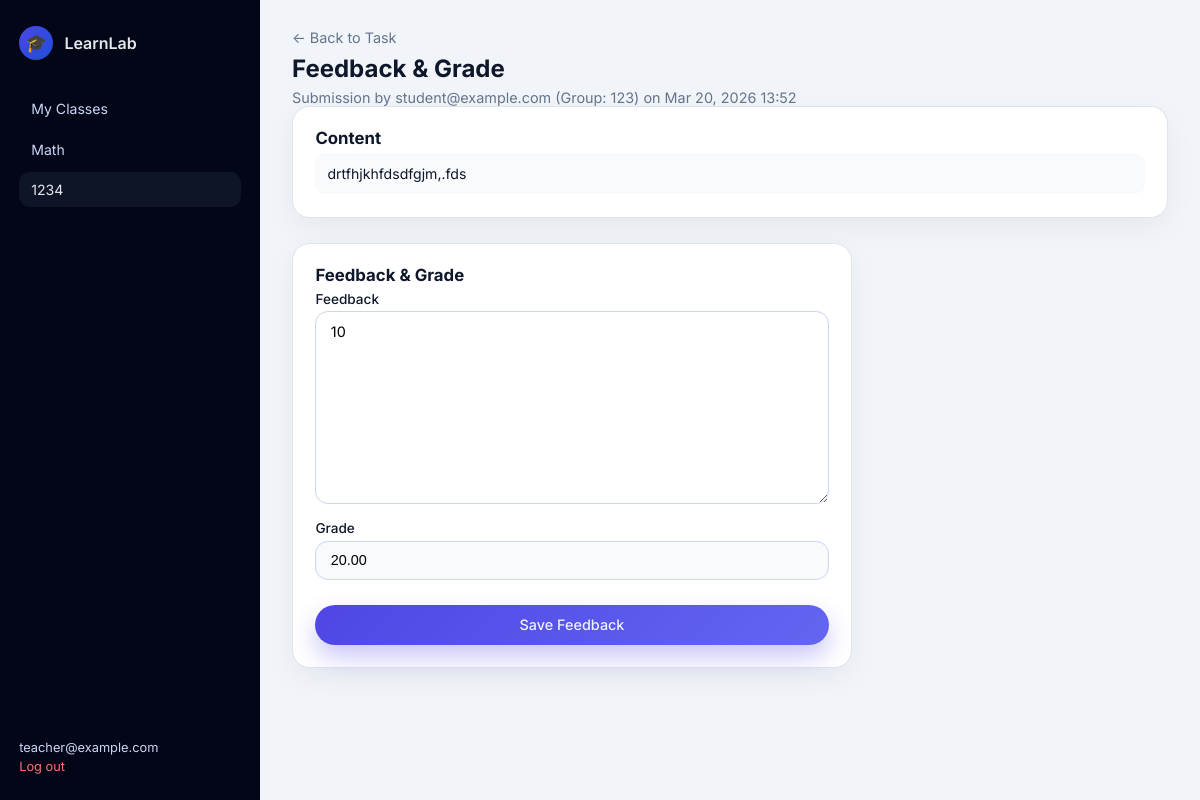
/teacher/submissions/2/grade/ (signed in), run on the app's committed database.
### core/models.py (models this page shows, shortened)
class TaskSubmission(models.Model):
    task = models.ForeignKey(Task, on_delete=models.CASCADE, related_name="submissions")
    submitted_by = models.ForeignKey(
        settings.AUTH_USER_MODEL,
        on_delete=models.CASCADE,
        related_name="submissions",
    )
    group = models.ForeignKey(
        TaskGroup,
        on_delete=models.CASCADE,
        null=True,
        blank=True,
        related_name="submissions",
    )
    content = models.TextField(blank=True)
    link = models.URLField(blank=True)
    skills_gained = models.TextField(blank=True, help_text="Optional skills the student learned.")
    file = models.FileField(upload_to="submissions/%Y/%m/", blank=True, null=True)
    submitted_at = models.DateTimeField(auto_now_add=True)
    feedback = models.TextField(blank=True)
    grade = models.DecimalField(max_digits=5, decimal_places=2, null=True, blank=True)
    graded_at = models.DateTimeField(null=True, blank=True)
    graded_by = models.ForeignKey(
        settings.AUTH_USER_MODEL,
        on_delete=models.SET_NULL,
        null=True,
        blank=True,
        related_name="graded_submissions",
    )
    class Meta:
        ordering = ["-submitted_at"]

class Task(models.Model):
    class TaskType(models.TextChoices):
        PROJECT = "PROJECT", "Project"
        RESEARCH = "RESEARCH", "Research"
    class GradingMode(models.TextChoices):
        PERCENTAGE = "PERCENTAGE", "Percentage"
        POINTS = "POINTS", "Points"
    course = models.ForeignKey(Course, on_delete=models.CASCADE, related_name="tasks")
    title = models.CharField(max_length=200)
    task_type = models.CharField(max_length=20, choices=TaskType.choices, default=TaskType.PROJECT)
    rules = models.TextField(blank=True, help_text="Instructions and rules for the task")
    is_group_task = models.BooleanField(default=False)
    is_graded = models.BooleanField(default=False)
    grading_mode = models.CharField(
        max_length=20,
        choices=GradingMode.choices,
        default=GradingMode.PERCENTAGE,
    )
    max_score = models.DecimalField(max_digits=6, decimal_places=2, default=100)
    due_date = models.DateTimeField(null=True, blank=True)
    created_by = models.ForeignKey(
        settings.AUTH_USER_MODEL,
        on_delete=models.SET_NULL,
        null=True,
        related_name="created_tasks",
    )
    created_at = models.DateTimeField(auto_now_add=True)
    class Meta:
        ordering = ["-created_at"]

class Course(models.Model):
    classroom = models.ForeignKey(
        Classroom,
        on_delete=models.CASCADE,
        related_name="courses",
        null=True,
        blank=True,
    )
    name = models.CharField(max_length=200)
    description = models.TextField(blank=True)
    created_at = models.DateTimeField(auto_now_add=True)
    class Meta:
        ordering = ["-created_at"]

class User(AbstractUser):
    class Roles(models.TextChoices):
        ADMIN = "ADMIN", "Admin"
        TEACHER = "TEACHER", "Teacher"
        STUDENT = "STUDENT", "Student"
    role = models.CharField(
        max_length=20,
        choices=Roles.choices,
        default=Roles.STUDENT,
    )
    student_class = models.ForeignKey(
        "Classroom",
        on_delete=models.SET_NULL,
        null=True,
        blank=True,
        related_name="students",
    )

class TaskGroup(models.Model):
    task = models.ForeignKey(Task, on_delete=models.CASCADE, related_name="groups")
    name = models.CharField(max_length=100)
    students = models.ManyToManyField(
        settings.AUTH_USER_MODEL,
        related_name="task_groups",
        blank=True,
        limit_choices_to={"role": "STUDENT"},
    )
    class Meta:
        unique_together = [["task", "name"]]

### core/views.py (the view)
    def wrapped(request: HttpRequest, *args, **kwargs):
        user: User = request.user  # type: ignore[assignment]
        if not user.is_authenticated or user.role != User.Roles.TEACHER:
            messages.error(request, "You do not have access to this page.")
            return redirect("login")
        return view(request, *args, **kwargs)

### core/forms.py
class SubmissionFeedbackForm(forms.ModelForm):
    class Meta:
        model = TaskSubmission
        fields = ["feedback", "grade"]

### core/views.py (called while the page is built)
def _require_teacher(view):
    def wrapped(request: HttpRequest, *args, **kwargs):
        user: User = request.user  # type: ignore[assignment]
        if not user.is_authenticated or user.role != User.Roles.TEACHER:
            messages.error(request, "You do not have access to this page.")
            return redirect("login")
        return view(request, *args, **kwargs)
    return wrapped

### templates/core/teacher_submission_grade.html (shortened to what this page needs)
{% extends "core/base.html" %}
{% block body_class %}page-dashboard page-dashboard-teacher{% endblock %}
{% block content %}
<div class="dashboard-layout">
    <aside class="sidebar">
        <div class="sidebar-brand">
            <span class="sidebar-logo-circle">🎓</span>
            <span class="sidebar-title">LearnLab</span>
        </div>
        <nav class="sidebar-nav">
            <a href="{% url 'teacher_dashboard' %}" class="sidebar-link">My Classes</a>
            <a href="{% url 'teacher_course_detail' submission.task.course.pk %}" class="sidebar-link">{{ submission.task.course.name }}</a>
            <a href="{% url 'teacher_task_detail' submission.task.pk %}" class="sidebar-link sidebar-link-active">{{ submission.task.title }}</a>
        </nav>
        <div class="sidebar-footer">
            <span class="sidebar-user">{{ request.user.get_full_name|default:request.user.username }}</span>
            <a href="{% url 'logout' %}" class="sidebar-logout">Log out</a>
        </div>
    </aside>
    <main class="dashboard-main">
        <header class="dashboard-header">
            <a href="{% url 'teacher_task_detail' submission.task.pk %}" class="back-link">← Back to Task</a>
            <h1>Feedback & Grade</h1>
            <p>Submission by {{ submission.submitted_by.username }}{% if submission.group %} (Group: {{ submission.group.name }}){% endif %} on {{ submission.submitted_at|date:"M j, Y H:i" }}</p>
        </header>
        {% if submission.content %}
            <section class="card">
                <h2>Content</h2>
                <pre class="submission-content">{{ submission.content }}</pre>
            </section>
        {% endif %}
        <section class="card" style="margin-top: 1.6rem; max-width: 560px;">
            <h2>Feedback & Grade</h2>
            <form method="post" class="stacked-form">
                <div class="form-field">
                    <label for="{{ form.feedback.id_for_label }}">Feedback</label>
                    {{ form.feedback }}
                </div>
                {% if submission.task.is_graded %}
                <div class="form-field">
                    <label for="{{ form.grade.id_for_label }}">Grade</label>
                    {{ form.grade }}
                </div>
                {% endif %}
                <button type="submit" class="btn btn-primary">Save Feedback</button>
            </form>
        </section>
    </main>
</div>
{% endblock %}

### static/css/learnlab.css (style rules this page uses)
*, *::before, *::after { box-sizing: border-box; }
html, body { margin: 0; padding: 0; height: 100%; font-family: "Inter", system-ui, -apple-system, BlinkMacSystemFont, "Segoe UI", sans-serif; color: #0f172a; background: #f1f5f9; }
a { color: inherit; text-decoration: none; }
button { font-family: inherit; }
.form-field { display: flex; flex-direction: column; gap: 0.3rem; }
.form-field label { font-size: 0.85rem; font-weight: 500; color: #0f172a; }
.form-field input, .form-field select { border-radius: 0.8rem; border: 1px solid #cbd5f5; padding: 0.65rem 0.9rem; font-size: 0.9rem; outline: none; transition: border-color 0.15s ease, box-shadow 0.15s ease, background 0.15s; background: #f9fafb; }
.btn { border-radius: 999px; border: none; display: inline-flex; align-items: center; justify-content: center; gap: 0.5rem; padding: 0.7rem 1.4rem; font-size: 0.9rem; font-weight: 500; cursor: pointer; transition: transform 0.08s ease, box-shadow 0.08s ease, background 0.08s, color 0.08s; }
.btn-primary { background: linear-gradient(135deg, #4f46e5, #6366f1); color: #eef2ff; box-shadow: 0 12px 24px rgba(79, 70, 229, 0.3); width: 100%; margin-top: 0.6rem; }
.page-dashboard { min-height: 100vh; }
.dashboard-layout { min-height: 100vh; display: grid; grid-template-columns: 260px minmax(0, 1fr); }
.sidebar { background: #020617; color: #e5e7eb; padding: 1.6rem 1.2rem; display: flex; flex-direction: column; gap: 1.4rem; }
.sidebar-brand { display: flex; align-items: center; gap: 0.7rem; }
.sidebar-logo-circle { width: 34px; height: 34px; border-radius: 999px; display: flex; align-items: center; justify-content: center; background: radial-gradient(circle at top left, #4f46e5, #1d4ed8); font-size: 1.1rem; }
.sidebar-title { font-weight: 600; font-size: 1rem; }
.sidebar-nav { display: flex; flex-direction: column; gap: 0.35rem; margin-top: 0.6rem; }
.sidebar-link { font-size: 0.88rem; padding: 0.55rem 0.75rem; border-radius: 0.7rem; color: #cbd5f5; }
.sidebar-link-active, .sidebar-link:hover { background: rgba(15, 23, 42, 0.9); color: #e5e7eb; }
.sidebar-footer { margin-top: auto; font-size: 0.8rem; display: flex; flex-direction: column; gap: 0.25rem; }
.sidebar-user { color: #cbd5f5; }
.sidebar-logout { color: #f97373; }
.dashboard-main { padding: 1.7rem 2rem 2.5rem; }
.dashboard-header h1 { margin: 0 0 0.35rem; font-size: 1.5rem; }
.dashboard-header p { margin: 0; font-size: 0.9rem; color: #64748b; }
.card { background: #ffffff; border-radius: 1.1rem; padding: 1.3rem 1.4rem 1.4rem; box-shadow: 0 10px 30px rgba(15, 23, 42, 0.05); border: 1px solid rgba(148, 163, 184, 0.28); }
.card h2 { margin: 0 0 0.35rem; font-size: 1.05rem; }
.stacked-form { display: flex; flex-direction: column; gap: 1rem; }
.back-link { display: inline-block; font-size: 0.9rem; color: #64748b; margin-bottom: 0.5rem; }
.submission-content { white-space: pre-wrap; font-family: inherit; margin: 0; padding: 0.75rem; background: #f8fafc; border-radius: 0.6rem; font-size: 0.88rem; max-height: 300px; overflow-y: auto; }
.form-field textarea { border-radius: 0.8rem; border: 1px solid #cbd5f5; padding: 0.65rem 0.9rem; font-size: 0.9rem; font-family: inherit; min-height: 100px; resize: vertical; }

### data on the page
TaskSubmission: task.course.name "Math", task "1234", submitted_by.username "student@example.com", group.name "123", submitted_at "Mar 20, 2026 13:52", content "drtfhjkhfdsdfgjm,.fds", feedback "10", grade "20.00"
User: user.get_full_name "teacher@example.com"
